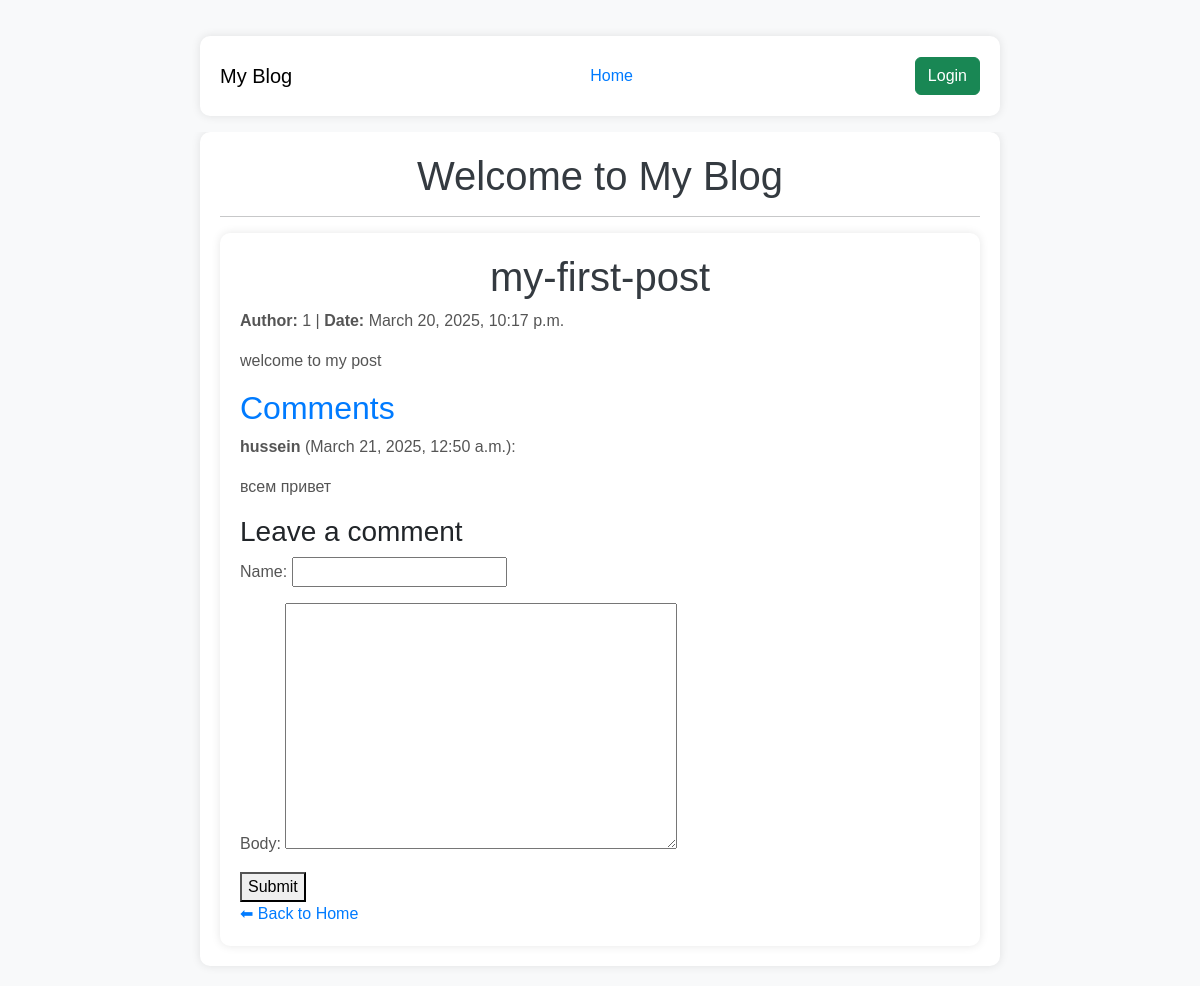
/first-post/, run on the app's committed database.
### blog/models.py (models this page shows, shortened)
class Post(models.Model):
    title = models.CharField(max_length=200)
    slug = models.SlugField(unique=True)
    author = models.CharField(max_length=100)
    content = models.TextField()
    created_on = models.DateTimeField(auto_now_add=True)

class Comment(models.Model):
    post = models.ForeignKey(Post, related_name="comments", on_delete=models.CASCADE)
    name = models.CharField(max_length=100)
    body = models.TextField()
    created_on = models.DateTimeField(auto_now_add=True)
    active = models.BooleanField(default=True)

### blog/views.py (the view, shortened to what this page needs)
# urls.py: path('<slug:slug>/', PostDetail.as_view(), name='post_detail'),  # Страница отдельного поста
class PostDetail(View):
    def get(self, request, slug):
        post = get_object_or_404(Post, slug=slug)
        comments = post.comments.filter(active=True)
        form = CommentForm()
        return render(request, 'post_detail.html', {'post': post, 'comments': comments, 'comment_form': form})

### blog/forms.py
class CommentForm(forms.ModelForm):
    class Meta:
        model = Comment
        fields = ('name', 'body')

### blog/templates/post_detail.html (shortened to what this page needs)
{% extends "base.html" %}
{% block content %}
    <div class="container">
        <h1>{{ post.title }}</h1>
        <p><strong>Author:</strong> {{ post.author }} | <strong>Date:</strong> {{ post.created_on }}</p>
        <p>{{ post.content }}</p>
        <h2>Comments</h2>
        {% for comment in comments %}
            <p><strong>{{ comment.name }}</strong> ({{ comment.created_on }}):</p>
            <p>{{ comment.body }}</p>
        {% empty %}
            <p>No comments yet.</p>
        {% endfor %}
        <h3>Leave a comment</h3>
        <form method="post">
            {{ comment_form.as_p }}
            <button type="submit">Submit</button>
        </form>
        <a href="{% url 'home' %}">⬅ Back to Home</a>
    </div>
{% endblock %}

### blog/static/css/style.css (style rules this page uses)
body { font-family: Arial, sans-serif; margin: 20px; padding: 0; background-color: #f8f9fa; }
h1 { color: #343a40; text-align: center; }
h2 { color: #007bff; }
p { font-size: 16px; color: #555; }
a { text-decoration: none; color: #007bff; }
.container { max-width: 800px; margin: 0 auto; background: white; padding: 20px; box-shadow: 0px 0px 10px rgba(0, 0, 0, 0.1); border-radius: 10px; }

### data on the page
Post: title "my-first-post", author "1", created_on "March 20, 2025, 10:17 p.m.", content "welcome to my post"
Comment: name "hussein", created_on "March 21, 2025, 12:50 a.m.", body "всем привет"
